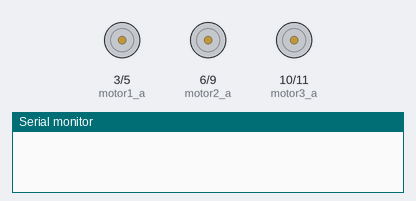
Recording of a sketch running on a simulated Arduino Uno, built with avr-gcc and run on an emulated ATmega328P. Parts: motor-driver pin pairs drawn as motors (green arrow = first pin HIGH = forward, orange = second pin HIGH = backward, longer = more drive), the last lines printed to the serial monitor.

Above: at 0.1 s.
At 1.1 s:
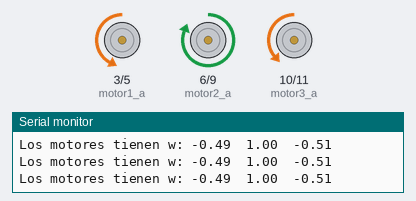
At 9.3 s:
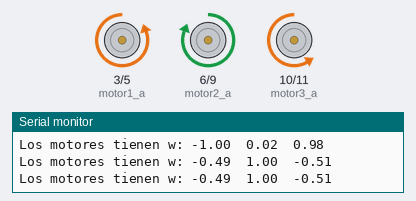
At 15.3 s:
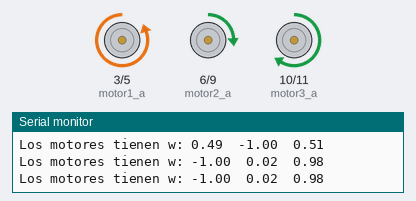
At 19.3 s:
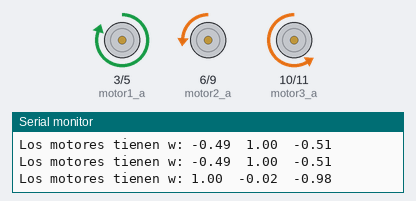
At 37.4 s:
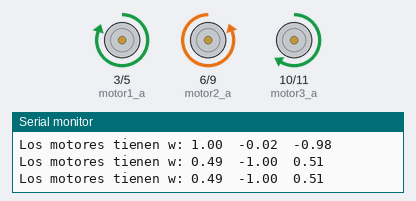
Timing chart, 0 to 40.0 s (numbered marks = the images above):
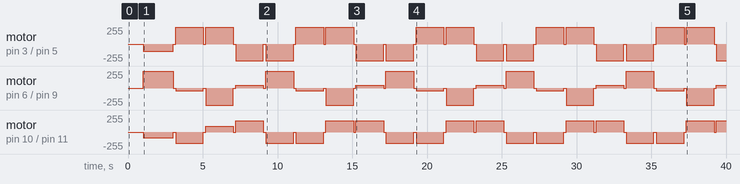

Measured:
- by itself, motor on pin 10 (motor3_a) / pin 11 (motor3_b): stopped → backward 84/255 at 1.0 s, → stopped 2.0 s later, → backward 170/255 0.16 s later, → stopped 1.9 s later, … (39 changes in this stretch)
- by itself, motor on pin 6 (motor2_a) / pin 9 (motor2_b): repeats every 8.0 s: stopped 0.16 s, backward 39/255 1.9 s, stopped 0.16 s, backward 255/255 1.8 s, stopped 0.16 s, forward 39/255 1.8 s, stopped 0.16 s, forward 255/255 1.9 s

The sketch:

Prueba_Toby_Serial.ino
```cpp
//Test moverse en angulo teta respecto al frente del robot, definiendo frente como contrario a la antena de blue to
//Negativo = izquierda visto desde arriba
//Este codigo puede fallar ya que al momento de medir las funciones V(wi) el robot tenia poca bateria

int motor1_a = 3;
int motor1_b = 5;
int motor2_a = 6;
int motor2_b = 9;
int motor3_a = 10;
int motor3_b = 11;

float pi=3.141593;
float defase = 39.2255*(pi/180);//el motor 1 no esta alineado con el frente
float defase12=4*pi/3;    //defase entre ruedas 1 y 2, se espera 2pi/3
float defase13=2*pi/3;    //defase entre ruedas 1 y 3, se espera 4pi/3
float dir    = 10*(pi/180);//la direccion en que se movera
float velocidad=1;      //velocidad en pu (para la potencia de los motores)
float wm1=0;              //velocidades angulares
float wm2=0;              //    ||
float wm3=0;              //    ||
float wmax=0;  	//variable auxiliar
int volt=0;    		//variable auxiliar
int contador=1;
unsigned long tiempo=0;
unsigned long tiempoant=0;

float fwmax(float w1,float w2,float w3){
  if(w1<0){
    w1=-w1;
  }
  if(w2<0){
    w2=-w2;
  }
  if(w3<0){
    w3=-w3;
  }
  if (w1<w2){
    w1=w2;
  }
  if (w1<w3){
    w1=w3;
  }
  return w1;
}

float voltaje(int motor,float w){  //solo para w positivo y motor = 1 2 o 3
  w=w*14.2419;      //wmaxima de los motores =14.2419
  switch (motor) {
    case 1:
    if(w>3.97){
      return 0.0789*w-0.125;
    }else{
      return 0.012565*w+0.15;
    }
      break;

    case 2:
    if(w>3.24){
      return 0.0741*w-0.0553;
    }else{
      return 0.0154*w+0.15;
    }
      break;

    case 3:
    if(w>3.97){
      return (0.0741*w-0.0553)*0.68;
    }else{
      return 0.0154*w+0.15;
    }
      break;

  }
}

void freno(int tiempo){
  digitalWrite(motor1_a, LOW);
  digitalWrite(motor1_b, LOW);
  digitalWrite(motor2_a, LOW);
  digitalWrite(motor2_b, LOW);
  digitalWrite(motor3_a, LOW);
  digitalWrite(motor3_b, LOW);
  delay(tiempo);
}

// Setup
void setup() {
  // initialize the digital pin as an output.
  pinMode(motor1_a, OUTPUT);
  pinMode(motor1_b, OUTPUT);
  pinMode(motor2_a, OUTPUT);
  pinMode(motor2_b, OUTPUT);
  pinMode(motor3_a, OUTPUT);
  pinMode(motor3_b, OUTPUT);

  // set them to LOW for security
  digitalWrite(motor1_a, LOW);
  digitalWrite(motor1_b, LOW);
  digitalWrite(motor2_a, LOW);
  digitalWrite(motor2_b, LOW);
  digitalWrite(motor3_a, LOW);
  digitalWrite(motor3_b, LOW);

  //Inicia Conexión Serial
  Serial.begin(9600);

  tiempoant=1000;
  freno(tiempoant);
}

// Loop
void loop() {
  delay(10);
  wm1=sin(dir-defase);
  wm2=sin(dir-defase-defase12);
  wm3=sin(dir-defase-defase13);
  wmax=fwmax(wm1,wm2,wm3);
  wm1=velocidad*wm1/wmax;
  wm2=velocidad*wm2/wmax;
  wm3=velocidad*wm3/wmax;

  if(wm1>0){
    volt=255*voltaje(1,wm1);
    digitalWrite(motor1_b,LOW);
    analogWrite(motor1_a,volt);
  }else{
    volt=255*voltaje(1,-1*wm1);
    digitalWrite(motor1_a,LOW);
    analogWrite(motor1_b,volt);
  }

  if(wm2>0){
    volt=255*voltaje(2,wm2);
    digitalWrite(motor2_b,LOW);
    analogWrite(motor2_a,volt);
  }else{
    volt=255*voltaje(2,-1*wm2);
    digitalWrite(motor2_a,LOW);
    analogWrite(motor2_b,volt);
  }

  if(wm3>0){
    volt=255*voltaje(3,wm3);
    digitalWrite(motor3_b,LOW);
    analogWrite(motor3_a,volt);
  }else{
    volt=255*voltaje(3,-1*wm3);
    digitalWrite(motor3_a,LOW);
    analogWrite(motor3_b,volt);
  }

  Serial.print("\nLos motores tienen w: ");
  Serial.print(wm1);
  Serial.print("  ");
  Serial.print(wm2);
  Serial.print("  ");
  Serial.print(wm3);

  //Hacer N-agono(N=4) en T=15000 tiempo en ms
  tiempo=millis();
  if(tiempo-tiempoant > 8000/4){
    tiempoant=tiempo;
    dir+=(2*pi)/4;
    freno(150);
  }
}
```

Toby.cpp
```cpp
#include "Arduino.h"
#include "Toby.h"

#define TIPO 0
#define DATA1 1
#define DATA2 2
#define FLAG 3
#define SIZE_DATA 5


/*
 *       FUNCIONES
 */

//Convierte al formato del protocolo de comunicaciones.
//word Dato: Dato a convertir.
//byte *data_salida Apuntador a un arreglo de bytes de tamaño TAMANO
void wInData(word Dato,byte data_salida[]);


//Devuelve el byte de informacion, *Dato es la variable que va a contener la informacion y data_entrada es el arreglo
//recibido por serial.
byte bOutData(word *Dato, byte data_entrada[]);


//Convierte al formato del protocolo de comunicaciones.
//word Dato: Dato a convertir.
//byte *data_salida Apuntador a un arreglo de bytes
void Protocolo::wInData(word Dato, byte data_salida[])
{


	DATA dato;

	dato.Val_Word = Dato;


			  if(dato.Val_Byte[0] != 0xFF)
			  {
				  data_salida[DATA1] = dato.Val_Byte[0];
				  data_salida[FLAG] = 0x00; //No hay 0xFF


			  }
			  else
			  {
				  data_salida[DATA1] = 0xFE;
				  data_salida[FLAG] = 0x01; //Hay 0xFF

			  }


			  //******************


			  if(dato.Val_Byte[1] != 0xFF)
			  {
				  data_salida[DATA2] = dato.Val_Byte[1];
			  }
			  else
			  {
					  data_salida[DATA2] = 0xFE;
					  data_salida[FLAG] = data_salida[FLAG]+0x02; //Hay 0xFF
			  }

}


//Devuelve el byte de informacion, *Dato es la variable que va a contener la informacion y data_entrada es el arreglo
//recibido por serial.
byte Protocolo::bOutData(word *Dato, byte data_entrada[])
{


	DATA Salida;
	Salida.Val_Byte[0] = data_entrada[DATA1];
	Salida.Val_Byte[1] = data_entrada[DATA2];

	*Dato = Salida.Val_Word;

	return data_entrada[TIPO];

}
```

Toby.h
```cpp
#ifndef Toby_H
#define Toby_H

#include "Arduino.h"


typedef union{
			byte Val_Byte[2];
			word Val_Word;
		}DATA;

class Protocolo
{
  public:
  void wInData(word Dato,byte data_salida[]);
  byte bOutData(word *Dato, byte data_entrada[]);
};

class Toby
{
  public:
  void test();
};


#endif
```
